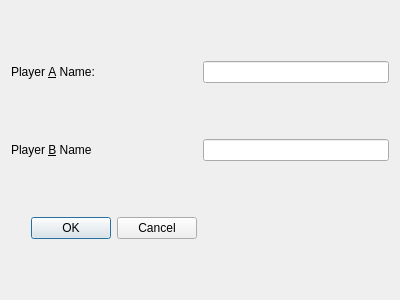
<?xml version="1.0" encoding="UTF-8"?>
<ui version="4.0">
 <class>ConfigurationDialog</class>
 <widget class="QDialog" name="ConfigurationDialog">
  <property name="geometry">
   <rect>
    <x>0</x>
    <y>0</y>
    <width>400</width>
    <height>300</height>
   </rect>
  </property>
  <property name="windowTitle">
   <string>Dialog</string>
  </property>
  <layout class="QGridLayout" name="gridLayout">
   <item row="1" column="0">
    <widget class="QLabel" name="label">
     <property name="text">
      <string>Player &amp;A Name:</string>
     </property>
     <property name="buddy">
      <cstring>player1Name</cstring>
     </property>
    </widget>
   </item>
   <item row="3" column="0">
    <widget class="QLabel" name="label_2">
     <property name="text">
      <string>Player &amp;B Name</string>
     </property>
     <property name="buddy">
      <cstring>player2Name</cstring>
     </property>
    </widget>
   </item>
   <item row="4" column="0">
    <widget class="QDialogButtonBox" name="buttonBox">
     <property name="orientation">
      <enum>Qt::Horizontal</enum>
     </property>
     <property name="standardButtons">
      <set>QDialogButtonBox::Cancel|QDialogButtonBox::Ok</set>
     </property>
    </widget>
   </item>
   <item row="1" column="1">
    <widget class="QLineEdit" name="player1Name"/>
   </item>
   <item row="3" column="1">
    <widget class="QLineEdit" name="player2Name"/>
   </item>
  </layout>
 </widget>
 <tabstops>
  <tabstop>player1Name</tabstop>
  <tabstop>player2Name</tabstop>
 </tabstops>
 <resources/>
 <connections>
  <connection>
   <sender>buttonBox</sender>
   <signal>accepted()</signal>
   <receiver>ConfigurationDialog</receiver>
   <slot>accept()</slot>
   <hints>
    <hint type="sourcelabel">
     <x>248</x>
     <y>254</y>
    </hint>
    <hint type="destinationlabel">
     <x>157</x>
     <y>274</y>
    </hint>
   </hints>
  </connection>
  <connection>
   <sender>buttonBox</sender>
   <signal>rejected()</signal>
   <receiver>ConfigurationDialog</receiver>
   <slot>reject()</slot>
   <hints>
    <hint type="sourcelabel">
     <x>316</x>
     <y>260</y>
    </hint>
    <hint type="destinationlabel">
     <x>286</x>
     <y>274</y>
    </hint>
   </hints>
  </connection>
 </connections>
</ui>
